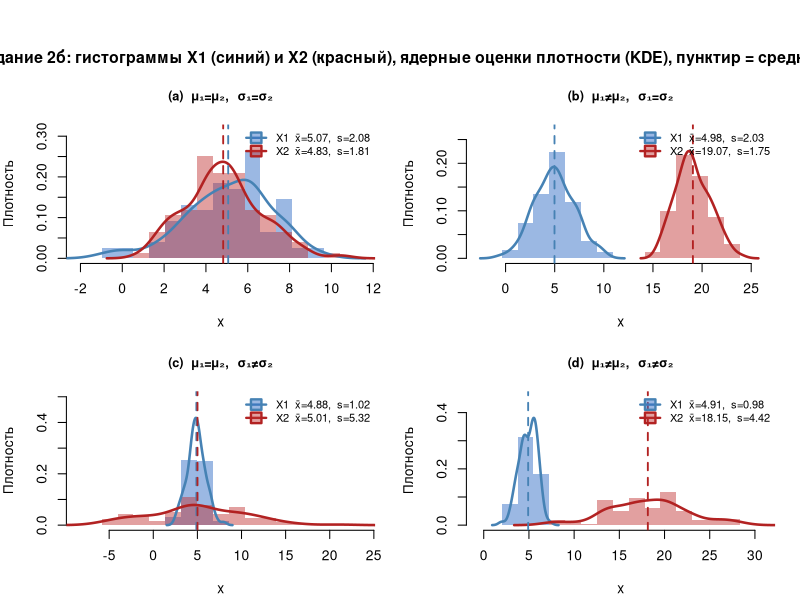
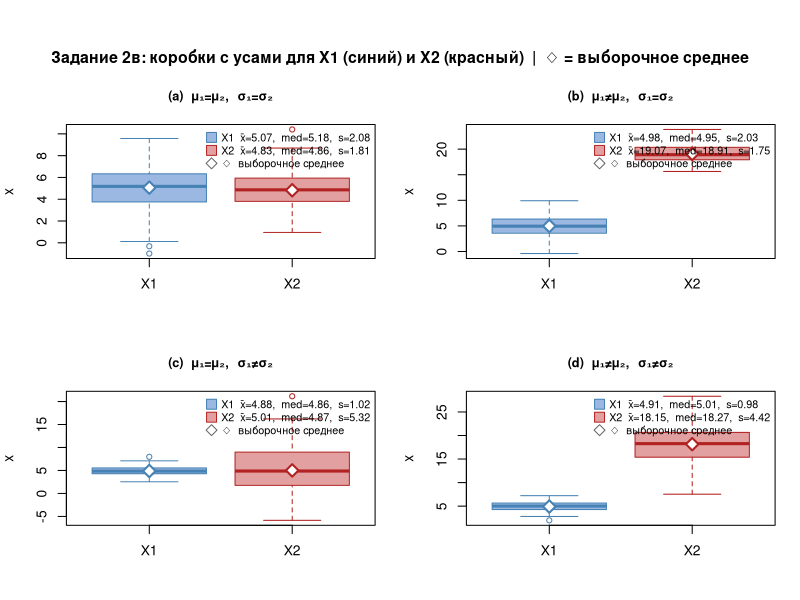

Write the R code that produced these figures, in order.
# ============================================================
#  Лабораторная работа №3
#  Критерии сравнения групп
# ============================================================
#
#  ПЛАН РАБОТЫ:
#   Задание 1. Генерируем по N=100 наблюдений из N(μ, σ) для
#              четырёх ситуаций (a–d).
#   Задание 2. Для каждой ситуации:
#              (a) тест Шапиро-Уилка, F-тест, t-тест;
#              (b) перекрывающиеся гистограммы + KDE + средние;
#              (c) коробки с усами.
# ============================================================

# ──── Глобальные настройки ──────────────────────────────────
set.seed(42)          # воспроизводимость
N     <- 100          # объём каждой выборки
ALPHA <- 0.05         # уровень значимости для всех тестов

# ─────────────────────────────────────────────────────────────
#  ЗАДАНИЕ 1.  Параметры и генерация выборок
# ─────────────────────────────────────────────────────────────
#
#  Ситуация (a): обе выборки из одного распределения.
#                Все тесты должны НЕ отвергнуть H₀.
#
#  Ситуация (b): средние отличаются сильно (Δμ = 7σ), дисп. равны.
#                F-тест не отвергнет H₀; t-тест уверенно отвергнет.
#
#  Ситуация (c): средние одинаковы, дисперсии различаются в 25 раз.
#                F-тест отвергнет H₀; t-тест (Уэлча) не отвергнет.
#
#  Ситуация (d): оба параметра различны.
#                Оба теста (F и t) должны отвергнуть H₀.
#
situations <- list(
  list(id = "a",
       label  = "(a)  μ₁=μ₂,  σ₁=σ₂",
       theory = "X1 ~ N(5, 2²)   X2 ~ N(5, 2²)",
       note   = "МО и дисперсии равны — H₀ ожидаем НЕ отвергать",
       mu1 = 5, sd1 = 2,
       mu2 = 5, sd2 = 2),

  list(id = "b",
       label  = "(b)  μ₁≠μ₂,  σ₁=σ₂",
       theory = "X1 ~ N(5, 2²)   X2 ~ N(19, 2²)",
       note   = "МО существенно различны, дисперсии равны — t-тест отвергнет",
       mu1 = 5,  sd1 = 2,
       mu2 = 19, sd2 = 2),

  list(id = "c",
       label  = "(c)  μ₁=μ₂,  σ₁≠σ₂",
       theory = "X1 ~ N(5, 1²)   X2 ~ N(5, 5²)",
       note   = "МО равны, дисперсии различны — F-тест отвергнет",
       mu1 = 5, sd1 = 1,
       mu2 = 5, sd2 = 5),

  list(id = "d",
       label  = "(d)  μ₁≠μ₂,  σ₁≠σ₂",
       theory = "X1 ~ N(5, 1²)   X2 ~ N(19, 5²)",
       note   = "МО и дисперсии различны — оба теста отвергнут",
       mu1 = 5,  sd1 = 1,
       mu2 = 19, sd2 = 5)
)

# Добавляем сгенерированные выборки прямо в каждый элемент списка
situations <- lapply(situations, function(s) {
  s$x1 <- rnorm(N, mean = s$mu1, sd = s$sd1)
  s$x2 <- rnorm(N, mean = s$mu2, sd = s$sd2)
  s
})

cat("\n╔══════════════════════════════════════════════════════════╗\n")
cat(  "║   ЛАБ. РАБОТА №3 — КРИТЕРИИ СРАВНЕНИЯ ГРУПП            ║\n")
cat(  "╚══════════════════════════════════════════════════════════╝\n")
cat(sprintf("N = %d на группу   |   уровень значимости α = %.2f\n\n", N, ALPHA))


# ─────────────────────────────────────────────────────────────
#  ЗАДАНИЕ 2a.  Функция статистических тестов
# ─────────────────────────────────────────────────────────────
#
#  Логика выбора теста:
#   1. Шапиро-Уилк: проверяем нормальность X1 и X2 по отдельности.
#   2. F-тест Фишера: проверяем равенство дисперсий.
#      Статистика F = s₁²/s₂² ~ F(n₁-1, n₂-1) при H₀: σ₁² = σ₂².
#   3. T-тест: проверяем равенство средних.
#      ВАЖНО: выбор версии теста зависит от результата шага 2:
#      • p(F-тест) > α  →  классический t-тест (var.equal=TRUE);
#        статистика t = (x̄₁-x̄₂) / [Sp · √(1/n₁ + 1/n₂)],
#        где Sp² = объединённая оценка дисперсии, df = n₁+n₂-2.
#      • p(F-тест) ≤ α  →  тест Уэлча (var.equal=FALSE);
#        не требует равенства дисперсий, df — по Саттертуэйту.
#
run_tests <- function(s, alpha = ALPHA) {
  x1 <- s$x1;  x2 <- s$x2

  div <- strrep("═", 66)
  cat(sprintf("\n%s\n", div))
  cat(sprintf("  Ситуация %s\n  %s\n  → %s\n",
              s$label, s$theory, s$note))
  cat(sprintf("%s\n", strrep("─", 66)))

  # ── Описательные статистики ──────────────────────────────
  cat("\n  Описательные статистики:\n")
  cat(sprintf("    X1:  x̄=%7.4f   s²=%7.4f   s=%7.4f   min=%6.3f   max=%6.3f\n",
              mean(x1), var(x1), sd(x1), min(x1), max(x1)))
  cat(sprintf("    X2:  x̄=%7.4f   s²=%7.4f   s=%7.4f   min=%6.3f   max=%6.3f\n\n",
              mean(x2), var(x2), sd(x2), min(x2), max(x2)))

  # ── Тест Шапиро-Уилка ─────────────────────────────────────
  # H₀: данные нормально распределены.
  # W ∈ (0, 1]; W → 1 означает нормальность.
  # Малое p-value означает отклонение от нормальности.
  # Ограничение: работает при n ≤ 5000 (здесь n=100 — ОК).
  sw1 <- shapiro.test(x1)
  sw2 <- shapiro.test(x2)

  cat("  [1] Тест Шапиро-Уилка  (H₀: нормальность распределения):\n")
  cat(sprintf("      X1:  W=%.5f,  p=%.4f  →  %s H₀\n",
              sw1$statistic, sw1$p.value,
              ifelse(sw1$p.value > alpha, "Не отвергаем", "ОТВЕРГАЕМ ")))
  cat(sprintf("      X2:  W=%.5f,  p=%.4f  →  %s H₀\n\n",
              sw2$statistic, sw2$p.value,
              ifelse(sw2$p.value > alpha, "Не отвергаем", "ОТВЕРГАЕМ ")))

  # ── F-тест Фишера на равенство дисперсий ─────────────────
  ftest  <- var.test(x1, x2)
  var_eq <- ftest$p.value > alpha   # логический флаг для t-теста

  cat("  [2] F-тест Фишера  (H₀: σ₁² = σ₂²):\n")
  cat(sprintf("      F=%.4f,  df=(%d, %d),  p=%.4f  →  %s H₀\n",
              ftest$statistic, ftest$parameter[1], ftest$parameter[2],
              ftest$p.value,
              ifelse(var_eq, "Не отвергаем", "ОТВЕРГАЕМ ")))
  cat(sprintf("      95%% ДИ для σ₁²/σ₂²: (%.4f; %.4f)\n",
              ftest$conf.int[1], ftest$conf.int[2]))
  cat(sprintf("      Вывод: дисперсии %s.\n\n",
              ifelse(var_eq, "статистически равны", "статистически различны")))

  # ── T-тест на равенство средних ──────────────────────────
  tt   <- t.test(x1, x2, var.equal = var_eq)
  meth <- ifelse(var_eq,
    "классический двухвыборочный t-тест (var.equal=TRUE)",
    "t-тест Уэлча (var.equal=FALSE, df по Саттертуэйту)")

  cat(sprintf("  [3] %s\n", meth))
  cat(sprintf("      H₀: μ₁ = μ₂   vs.   H₁: μ₁ ≠ μ₂\n"))
  cat(sprintf("      t=%.4f,  df=%.2f,  p=%.4f  →  %s H₀\n",
              tt$statistic, tt$parameter, tt$p.value,
              ifelse(tt$p.value > alpha, "Не отвергаем", "ОТВЕРГАЕМ ")))
  cat(sprintf("      95%% ДИ для (μ₁−μ₂): (%.4f; %.4f)\n\n",
              tt$conf.int[1], tt$conf.int[2]))

  invisible(list(sw1 = sw1, sw2 = sw2, ftest = ftest, ttest = tt))
}


# ─────────────────────────────────────────────────────────────
#  ЗАДАНИЕ 2b.  Гистограммы + KDE + вертикальные средние
# ─────────────────────────────────────────────────────────────
#
#  Техническая сложность: обе гистограммы строятся с одними и теми же
#  разбивками (breaks) — иначе полупрозрачные прямоугольники не будут
#  корректно перекрываться. Диапазон разбивок берём по объединению данных.
#  KDE (kernel density estimate) строится через density() — это
#  непараметрическая оценка плотности, которая сглаживает гистограмму.
#
plot_hist_density <- function(s) {
  x1 <- s$x1;  x2 <- s$x2

  # Полупрозрачные цвета: rgb(R, G, B, alpha) где alpha ∈ [0,1]
  COL1  <- rgb(0.22, 0.45, 0.78, 0.50)   # синий, 50% прозрачность
  COL2  <- rgb(0.75, 0.18, 0.18, 0.45)   # красный, 45% прозрачность
  LINE1 <- "steelblue"
  LINE2 <- "firebrick"

  all_data <- c(x1, x2)
  rng      <- range(all_data)
  x_pad    <- diff(rng) * 0.10

  # Единые разбивки для обеих гистограмм — корректное визуальное наложение
  n_bins <- max(nclass.Sturges(all_data), 15)
  breaks <- seq(rng[1], rng[2], length.out = n_bins + 1)

  # Вычисляем гистограммы и KDE без отрисовки (plot=FALSE)
  h1 <- hist(x1, breaks = breaks, plot = FALSE)
  h2 <- hist(x2, breaks = breaks, plot = FALSE)
  d1 <- density(x1)   # ядерная оценка плотности (полоса пропускания — авто)
  d2 <- density(x2)

  # Максимум оси Y с запасом 20%
  y_max <- max(h1$density, h2$density, d1$y, d2$y) * 1.20

  # ── Гистограмма X1 (она же задаёт систему координат) ─────
  plot(h1, freq = FALSE,
       col    = COL1,
       border = NA,
       xlim   = c(rng[1] - x_pad, rng[2] + x_pad),
       ylim   = c(0, y_max),
       main   = s$label,
       xlab   = "x",
       ylab   = "Плотность",
       cex.main = 0.92)

  # ── Гистограмма X2 (накладывается поверх) ────────────────
  plot(h2, freq = FALSE, col = COL2, border = NA, add = TRUE)

  # ── Ядерные оценки плотности ─────────────────────────────
  lines(d1, col = LINE1, lwd = 2.5)
  lines(d2, col = LINE2, lwd = 2.5)

  # ── Вертикальные линии средних значений ──────────────────
  abline(v = mean(x1), col = LINE1, lty = 2, lwd = 1.8)
  abline(v = mean(x2), col = LINE2, lty = 2, lwd = 1.8)

  # ── Легенда ──────────────────────────────────────────────
  legend("topright",
         legend = c(sprintf("X1  x̄=%.2f,  s=%.2f", mean(x1), sd(x1)),
                    sprintf("X2  x̄=%.2f,  s=%.2f", mean(x2), sd(x2))),
         col    = c(LINE1, LINE2),
         pch    = 22,
         pt.bg  = c(COL1, COL2),
         pt.cex = 1.9,
         lwd    = 2.3,
         cex    = 0.80,
         bty    = "n")
}


# ─────────────────────────────────────────────────────────────
#  ЗАДАНИЕ 2c.  Коробки с усами (boxplot)
# ─────────────────────────────────────────────────────────────
#
#  Анатомия boxplot:
#   • Нижний ус   = max(min(x), Q1 − 1.5·IQR)
#   • Нижняя грань ящика = Q1 (25-й перцентиль)
#   • Центральная линия  = медиана (Q2)
#   • Верхняя грань ящика = Q3 (75-й перцентиль)
#   • Верхний ус   = min(max(x), Q3 + 1.5·IQR)
#   • Точки за усами = выбросы (отмечаются автоматически)
#
#  Ромб ◇ на графике — выборочное среднее x̄ (может не совпадать
#  с медианой, если распределение несимметрично или есть выбросы).
#
plot_boxplots <- function(s) {
  x1 <- s$x1;  x2 <- s$x2

  COL1 <- rgb(0.22, 0.45, 0.78, 0.50)
  COL2 <- rgb(0.75, 0.18, 0.18, 0.45)

  boxplot(
    list(X1 = x1, X2 = x2),
    col     = c(COL1, COL2),
    border  = c("steelblue", "firebrick"),
    notch   = FALSE,      # TRUE добавит выемки ≈ 95% ДИ для медианы
    outline = TRUE,       # показываем выбросы точками
    main    = s$label,
    ylab    = "x",
    xlab    = "",
    cex.main = 0.92
  )

  # Ромб для выборочного среднего: отличается от медианы при асимметрии
  points(1, mean(x1), pch = 23, bg = "white",
         col = "steelblue", cex = 1.6, lwd = 2)
  points(2, mean(x2), pch = 23, bg = "white",
         col = "firebrick", cex = 1.6, lwd = 2)

  legend("topright",
         legend = c(sprintf("X1  x̄=%.2f,  med=%.2f,  s=%.2f",
                            mean(x1), median(x1), sd(x1)),
                    sprintf("X2  x̄=%.2f,  med=%.2f,  s=%.2f",
                            mean(x2), median(x2), sd(x2)),
                    "◇  выборочное среднее"),
         col    = c("steelblue", "firebrick", "grey40"),
         pch    = c(22, 22, 23),
         pt.bg  = c(COL1, COL2, "white"),
         pt.cex = c(1.8, 1.8, 1.4),
         cex    = 0.78,
         bty    = "n")
}


# ─────────────────────────────────────────────────────────────
#  ЗАПУСК АНАЛИЗА ДЛЯ ВСЕХ ЧЕТЫРЁХ СИТУАЦИЙ
# ─────────────────────────────────────────────────────────────

# ─── 2a: Текстовый вывод тестов в консоль ───────────────────
for (s in situations) {
  run_tests(s, ALPHA)
}

# ─── 2b: Рисунок 1 — Гистограммы + KDE ─────────────────────
# Сетка 2×2: четыре ситуации в одном окне
dev.new(width = 13, height = 10, noRStudioGD = TRUE)
par(mfrow = c(2, 2),
    mar   = c(4.2, 4.0, 3.5, 1.5),
    oma   = c(0, 0, 4.0, 0))

for (s in situations) {
  plot_hist_density(s)
}

mtext(paste0("Задание 2б: гистограммы X1 (синий) и X2 (красный),",
             " ядерные оценки плотности (KDE), пунктир = среднее"),
      outer = TRUE, font = 2, cex = 0.95)

# ─── 2c: Рисунок 2 — Коробки с усами ────────────────────────
dev.new(width = 13, height = 10, noRStudioGD = TRUE)
par(mfrow = c(2, 2),
    mar   = c(4.5, 4.0, 3.5, 1.5),
    oma   = c(0, 0, 4.0, 0))

for (s in situations) {
  plot_boxplots(s)
}

mtext(paste0("Задание 2в: коробки с усами для X1 (синий) и X2 (красный)",
             "  |  ◇ = выборочное среднее"),
      outer = TRUE, font = 2, cex = 0.95)

# ─────────────────────────────────────────────────────────────
cat("\n╔══════════════════════════════════════════════════════════╗\n")
cat(  "║  Анализ завершён. Два графических окна открыты.         ║\n")
cat(  "║  Рис.1 — гистограммы+KDE,  Рис.2 — boxplot.            ║\n")
cat(  "╚══════════════════════════════════════════════════════════╝\n")

# ─────────────────────────────────────────────────────────────
#  КРАТКОЕ РЕЗЮМЕ ОЖИДАЕМЫХ РЕЗУЛЬТАТОВ
# ─────────────────────────────────────────────────────────────
cat("\n  Ожидаемые результаты тестов:\n\n")
cat("  Ситуация | Шапиро X1 | Шапиро X2 |  F-тест   |  T-тест   \n")
cat("  ─────────────────────────────────────────────────────────\n")
cat("     (a)   | принять   | принять   | принять   | принять   \n")
cat("     (b)   | принять   | принять   | принять   | ОТВЕРГНУТЬ\n")
cat("     (c)   | принять   | принять   | ОТВЕРГНУТЬ| принять   \n")
cat("     (d)   | принять   | принять   | ОТВЕРГНУТЬ| ОТВЕРГНУТЬ\n")
cat("\n  Примечание: Шапиро-Уилк ожидаемо принять, т.к. данные\n")
cat("  сгенерированы из нормального распределения.\n\n")
